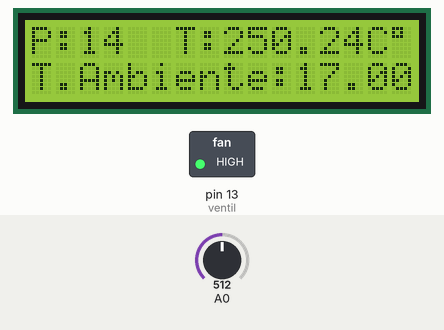
A sketch run on a simulated Arduino Uno, built with avr-gcc and run on an emulated ATmega328P. On the bench: 16×2 character LCD, switched loads named in the sketch (green lamp = pin HIGH). Inputs (shaded band) come from the test bench; at power-on: A0 = 512. Random numbers use the default seed unless the sketch sets one; what the sketch prints to the serial monitor is not drawn.

Above: at 1.2 s.
1.3 s: A0 set to 49
At 10.5 s:
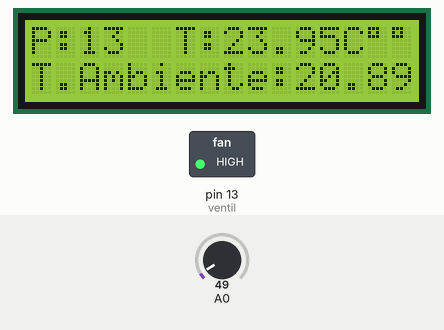
10.6 s: A0 set to 43
15.6 s: A0 set to 0
At 21.5 s:
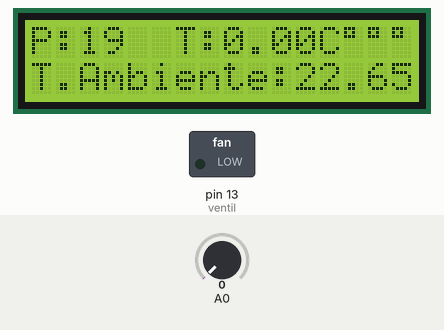
At 31.1 s:
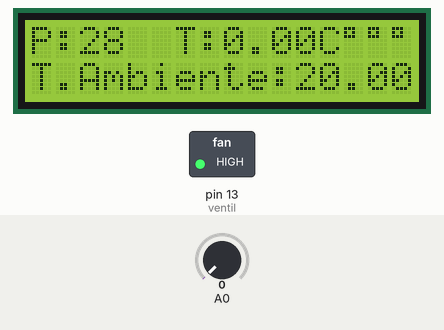
Timing chart, 0 to 32.6 s (numbered marks = the images above; inputs shaded):
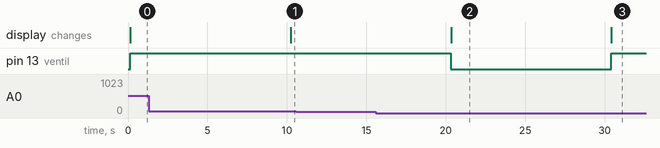

The sketch:

ProyectoFinal.ino
```cpp
#include <LiquidCrystal.h>
#include <stdlib.h>
#include <Fuzzy.h>
#include <FuzzyComposition.h>
#include <FuzzyInput.h>
#include <FuzzyIO.h>
#include <FuzzyOutput.h>
#include <FuzzyRule.h>
#include <FuzzyRuleAntecedent.h>
#include <FuzzyRuleConsequent.h>
#include <FuzzySet.h>
#include <FuzzyRule.h>
#include <FuzzyComposition.h>
#include <Fuzzy.h>
#include <FuzzyRuleConsequent.h>
#include <FuzzyOutput.h>
#include <FuzzyInput.h>
#include <FuzzyIO.h>
#include <FuzzySet.h>
#include <FuzzyRuleAntecedent.h>


Fuzzy* fuzzy=new Fuzzy();

LiquidCrystal lcd(12,11,5,4,3,2);
int ventil=13;

void setup() {
  // put your setup code here, to run once:

  lcd.begin(16,2);

  Serial.begin(9600); //Se inicia la comunicación serial Baudios para comunicación con PC
  //dht.begin(); //Se inicia el sensor

  //Espacio Para Iniciar los pines


  FuzzyInput* Pasajeros= new FuzzyInput(1);

  FuzzySet* Pocos= new FuzzySet(0,0,10,14);
  Pasajeros->addFuzzySet(Pocos);
  FuzzySet* Medio= new FuzzySet(12,16,18,22);
  Pasajeros->addFuzzySet(Medio);
  FuzzySet* Muchos= new FuzzySet(20,24,30,30);
  Pasajeros->addFuzzySet(Muchos);

  fuzzy->addFuzzyInput(Pasajeros);


  FuzzyInput* Temperatura= new FuzzyInput(2);

  FuzzySet* Ideal= new FuzzySet(20,20,22,25);
  Temperatura->addFuzzySet(Ideal);
  FuzzySet* Caliente= new FuzzySet(22,23,25,27);
  Temperatura->addFuzzySet(Caliente);
  FuzzySet* MuyCaliente= new FuzzySet(25,29,32,32);
  Temperatura->addFuzzySet(MuyCaliente);

  fuzzy->addFuzzyInput(Temperatura);


  FuzzyOutput* AireAcondicionado= new FuzzyOutput(1);

  FuzzySet* Baja= new FuzzySet(15,17,17,19);
  AireAcondicionado->addFuzzySet(Baja);
  FuzzySet* Media= new FuzzySet(18,20,20,22);
  AireAcondicionado->addFuzzySet(Media);
  FuzzySet* Alta= new FuzzySet(20,23,23,25);
  AireAcondicionado->addFuzzySet(Alta);

  fuzzy->addFuzzyOutput(AireAcondicionado);


  //#-----Regla 1 -----#

  FuzzyRuleAntecedent* CantidadPasajerosMuchoORMedio = new FuzzyRuleAntecedent();
  CantidadPasajerosMuchoORMedio->joinWithOR(Muchos,Medio);

  FuzzyRuleAntecedent* TemperaturaMuyCaliente = new FuzzyRuleAntecedent();
  TemperaturaMuyCaliente->joinSingle(MuyCaliente);

  FuzzyRuleAntecedent* IfPasajerosMuchoOrMedioANDTemperaturaMuyCaliente= new FuzzyRuleAntecedent();
  IfPasajerosMuchoOrMedioANDTemperaturaMuyCaliente->joinWithAND(CantidadPasajerosMuchoORMedio,TemperaturaMuyCaliente);

  FuzzyRuleConsequent* AireBajo= new FuzzyRuleConsequent();
  AireBajo->addOutput(Baja);

  FuzzyRule* fuzzyRule1= new FuzzyRule(1,IfPasajerosMuchoOrMedioANDTemperaturaMuyCaliente, AireBajo);
  fuzzy->addFuzzyRule(fuzzyRule1);


  //#-----Regla 2 ------#

  FuzzyRuleAntecedent* TemperaturaCaliente = new FuzzyRuleAntecedent();
  TemperaturaCaliente->joinSingle(Caliente);

  FuzzyRuleConsequent* AireMedia = new FuzzyRuleConsequent();
  AireMedia->addOutput(Media);

  FuzzyRule* fuzzyRule2= new FuzzyRule(2,TemperaturaCaliente,AireMedia);
  fuzzy->addFuzzyRule(fuzzyRule2);


  //#-----Regla 3 ------#

  FuzzyRuleAntecedent* PasajerosMuchosANDTemperaturaIdeal= new FuzzyRuleAntecedent();
  PasajerosMuchosANDTemperaturaIdeal->joinWithAND(Muchos,Ideal);

  FuzzyRule* fuzzyRule3= new FuzzyRule(3,PasajerosMuchosANDTemperaturaIdeal,AireMedia);
  fuzzy->addFuzzyRule(fuzzyRule3);


  //#------Regla 4------#

  FuzzyRuleAntecedent* PasajerosPocosORMedio= new FuzzyRuleAntecedent();
  PasajerosPocosORMedio->joinWithOR(Pocos,Medio);

  FuzzyRuleAntecedent* IfPasajerosPocosORMedioANDTemperaturaIdeal= new FuzzyRuleAntecedent();
  IfPasajerosPocosORMedioANDTemperaturaIdeal->joinWithAND(PasajerosPocosORMedio,Ideal);

  FuzzyRuleConsequent* AireAlta= new FuzzyRuleConsequent();
  AireAlta->addOutput(Alta);

  FuzzyRule* fuzzyRule4= new FuzzyRule(4,IfPasajerosPocosORMedioANDTemperaturaIdeal,AireAlta);
  fuzzy->addFuzzyRule(fuzzyRule4);

  //#--------Regla 5--------#
  FuzzyRuleAntecedent* PasajerosPocosANDTempMuyCaliente= new FuzzyRuleAntecedent();
  PasajerosPocosANDTempMuyCaliente->joinWithAND(Pocos,MuyCaliente);

  FuzzyRule* fuzzyRule5= new FuzzyRule(5,PasajerosPocosANDTempMuyCaliente,AireMedia);
  fuzzy->addFuzzyRule(fuzzyRule5);

}

void loop() {
  // put your main code here, to run repeatedly:

  randomSeed(analogRead(0));
  int pasajeros= random(0,30);
  //float temperatura= random(20,32);


/*
  //Configurando el teclado matricial

  byte Pins_Filas[] = {39,41,43,45};     //Pines Arduino para las filas.
  byte Pins_Cols[] = { 47,49,51,53};     // Pines Arduino para las columnas.

  char Teclas [ 4 ][ 4 ] =
    {
        {'1','2','3','A'},
        {'4','5','6','B'},
        {'7','8','9','C'},
        {'*','0','#','D'}
     };


  Keypad Teclado = Keypad(makeKeymap(Teclas), Pins_Filas, Pins_Cols, 4, 4);


  char pulsacion = Teclado.getKey() ;
*/


  //Capturando lectura del sensor LM35
  int value = analogRead(A0);
  float celsius = (value*500.0) /1023;
  fuzzy->setInput(1,pasajeros);
  fuzzy->setInput(2,celsius);
  fuzzy->fuzzify();
  float aire=fuzzy->defuzzify(1);
  float ventilador=map(aire,15,25,255,0);
  analogWrite(ventil,ventilador);


  lcd.setCursor(0,0);
  lcd.print("P:");
  lcd.print(pasajeros);
  lcd.print(" ");
  lcd.setCursor(6,0);
  lcd.print("T:");
  lcd.print(celsius);
  lcd.print("C");
  lcd.print((char)223);
  lcd.setCursor(0,1);
  lcd.print("T.Ambiente:");
  lcd.print(aire);
  lcd.setCursor(0,0);
  Serial.println(pasajeros);
  Serial.print(celsius);
  Serial.println(" C° ");
  Serial.println(aire);
  delay(10000);
}
```

Measured:
- after the input at 1.3 s, the display: changes after 8.9 s (image 1)
- after the input at 10.6 s, every drawn part: stays the same
- what the display in image 2 shows lasts 10.1 s, from 20.3 s to 30.4 s
